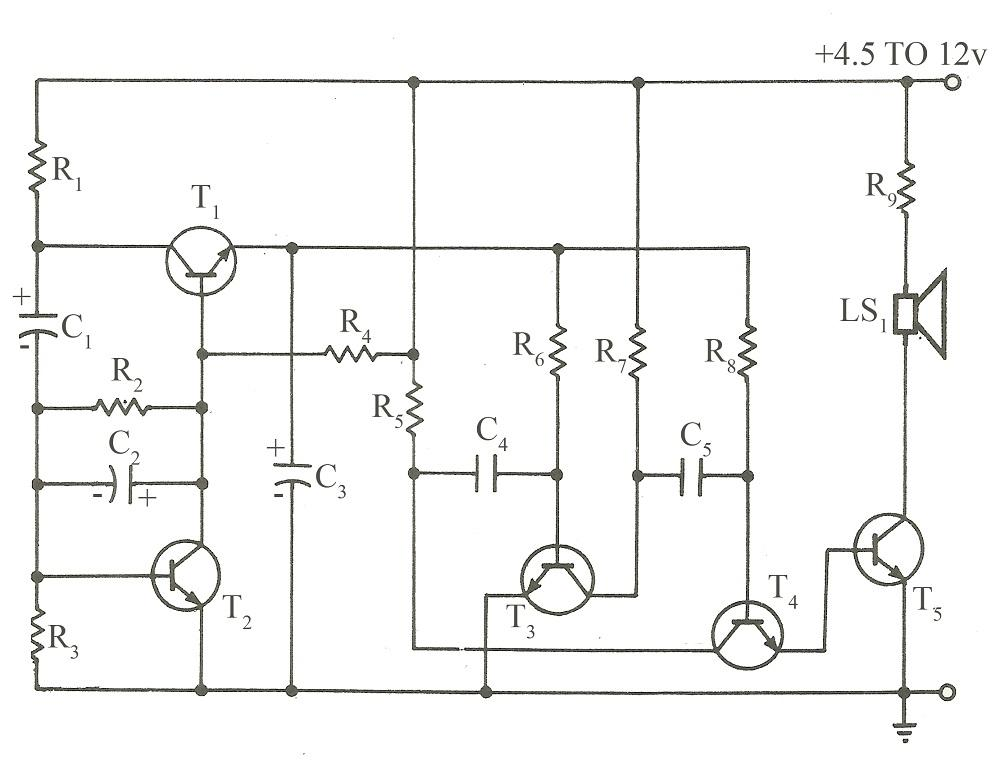
#> input picture Summa/Circuit.jpg, 1000 x 769 px
$ python components.py   (Python 2 division)
#> lines starting #> are read from the running program, lines starting #| are printed output that depends on the picture; after the words box and inside, x2 and y2 are one past the last pixel; in counts of white or black regions, pixels touching at a corner belong together
import cv2
import numpy as np
from matplotlib import pyplot as plt
import imutils
import pytesseract
src = cv2.imread('Circuit.jpg')
#> src is the input picture: shape (769, 1000, 3); mean B, G, R 244.6, 245.3, 245.2
gray = cv2.cvtColor(src, cv2.COLOR_BGR2GRAY)
(thresh, bw) = cv2.threshold(~gray, 128, 255, cv2.THRESH_BINARY | cv2.THRESH_OTSU)
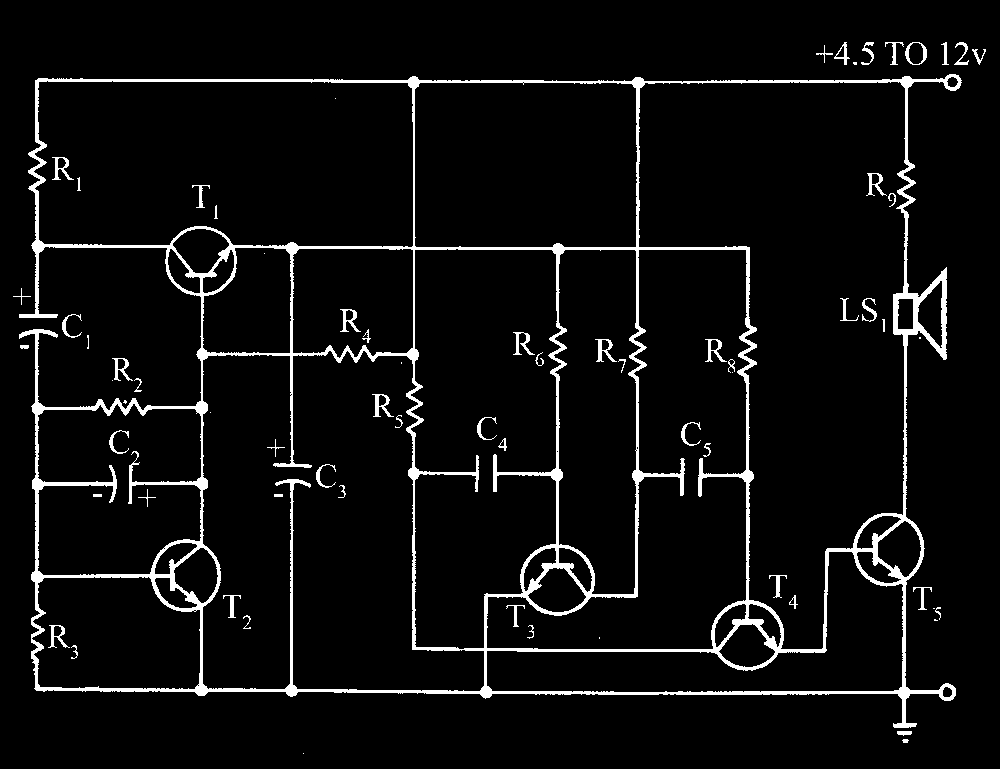
#> bw: shape (769, 1000); 5.3% white; 70 white regions (14 under 20 px), largest, box (x1, y1, x2, y2) and area: (19, 74, 962, 728) 36394, (372, 394, 394, 417) 191, (595, 339, 617, 362) 190
#> thresh = 83
kernel = np.ones((2,2),np.uint8)
bw = cv2.morphologyEx(bw, cv2.MORPH_CLOSE, kernel)
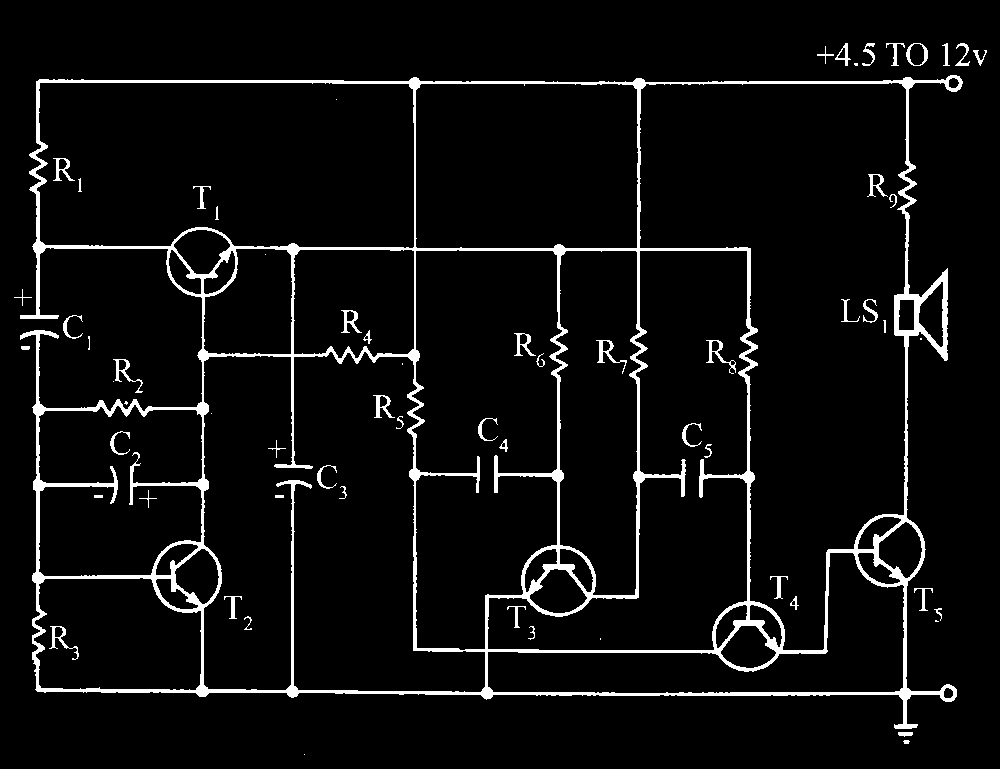
#> bw: shape (769, 1000); 5.4% white; 64 white regions (12 under 20 px), largest, box (x1, y1, x2, y2) and area: (20, 75, 963, 729) 36836, (596, 340, 627, 374) 224, (706, 340, 736, 374) 220


'''
print('Original Dimensions : ',bw.shape)

width = 450
height = 450
dim = (width, height)

# resize image
bw = cv2.resize(bw, dim, interpolation = cv2.INTER_AREA)
(thresh, bw) = cv2.threshold(bw, 128, 255, cv2.THRESH_BINARY | cv2.THRESH_OTSU)
print('Resized Dimensions : ',bw.shape)

'''
'''
kernel = cv2.getStructuringElement(cv2.MORPH_ELLIPSE,(5,5))
#10 for Circuit
#the kernal size should be small for small circuits
bw1 = cv2.morphologyEx(bw, cv2.MORPH_OPEN, kernel)
#detects nodes
cv2.imshow('BW1', bw1)
cv2.imshow('BW', bw)

cv2.waitKey(0)
cv2.destroyAllWindows()
#bw1 = cv2.medianBlur(bw1,9)
#bw1 = cv2.medianBlur(bw1,9)

bw = cv2.subtract(bw, bw1)
#(thresh, bw) = cv2.threshold(~bw, 128, 255, cv2.THRESH_BINARY | cv2.THRESH_OTSU)
'''

horizontal = bw
vertical = bw
#this number rejects other small lines
horizontal_size = horizontal.shape[0]/ 15
#> horizontal_size = 51
vertical_size = vertical.shape[1]/ 15
#> vertical_size = 66

kernel_h = cv2.getStructuringElement(cv2.MORPH_RECT, (horizontal_size,1))
kernel_v = cv2.getStructuringElement(cv2.MORPH_RECT, (1,vertical_size))
#> kernel_v = 66 values from 1 to 1

horizontal = cv2.erode(horizontal, kernel_h, iterations=1)
#> horizontal: shape (769, 1000); 0.98% white; 18 white regions (5 under 20 px), largest, box (x1, y1, x2, y2) and area: (60, 689, 919, 696) 2343, (61, 80, 924, 84) 2153, (253, 247, 726, 251) 1266
horizontal = cv2.dilate(horizontal, kernel_h, iterations=1)
#> horizontal: shape (769, 1000); 1.4% white; 18 white regions, largest, box (x1, y1, x2, y2) and area: (35, 689, 944, 696) 2793, (36, 80, 949, 84) 2503, (228, 247, 751, 251) 1466

vertical = cv2.erode(vertical, kernel_v, iterations=1)
#> vertical: shape (769, 1000); 0.72% white; 21 white regions, largest, box (x1, y1, x2, y2) and area: (36, 363, 40, 580) 570, (747, 409, 750, 594) 536, (414, 110, 416, 354) 487
vertical = cv2.dilate(vertical, kernel_v, iterations=1)
#> vertical: shape (769, 1000); 1.3% white; 21 white regions, largest, box (x1, y1, x2, y2) and area: (36, 331, 40, 613) 895, (747, 377, 750, 627) 731, (636, 378, 640, 600) 681

wires = cv2.add(horizontal, vertical)
#> wires: shape (769, 1000); 2.7% white; 11 white regions, largest, box (x1, y1, x2, y2) and area: (36, 78, 949, 550) 7663, (35, 434, 944, 730) 5875, (32, 331, 176, 613) 1846

wires = cv2.ximgproc.thinning(wires, wires, 0)
#> wires: shape (769, 1000); 0.95% white in thin lines or dots, all inside (x1, y1, x2, y2) = (33, 79, 947, 728)
kernel = np.ones((3,3),np.uint8)
wires = cv2.dilate(wires,kernel,iterations = 1)
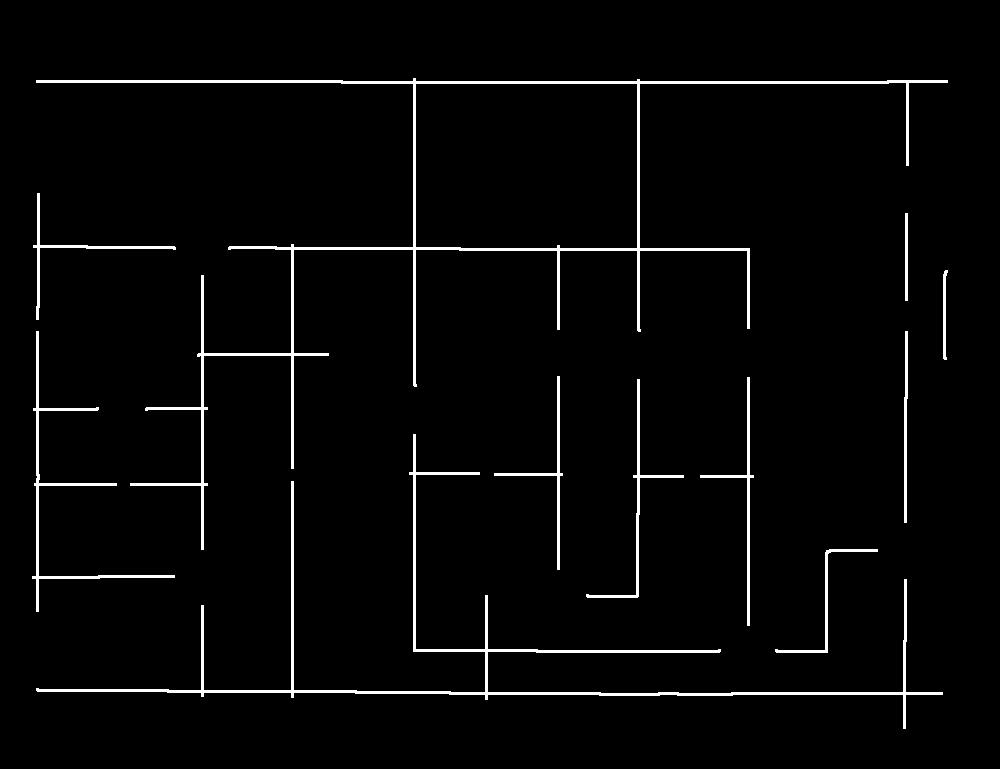
#> wires: shape (769, 1000); 2.9% white; 11 white regions, largest, box (x1, y1, x2, y2) and area: (36, 78, 948, 550) 8973, (36, 434, 943, 729) 6163, (32, 331, 175, 612) 1700


components = bw
components = cv2.ximgproc.thinning(bw, components, 0)
#> components: shape (769, 1000); 1.6% white in thin lines or dots, all inside (x1, y1, x2, y2) = (14, 43, 986, 755)
cv2.imwrite("Thin.jpg", components)

components = cv2.subtract(components, wires)
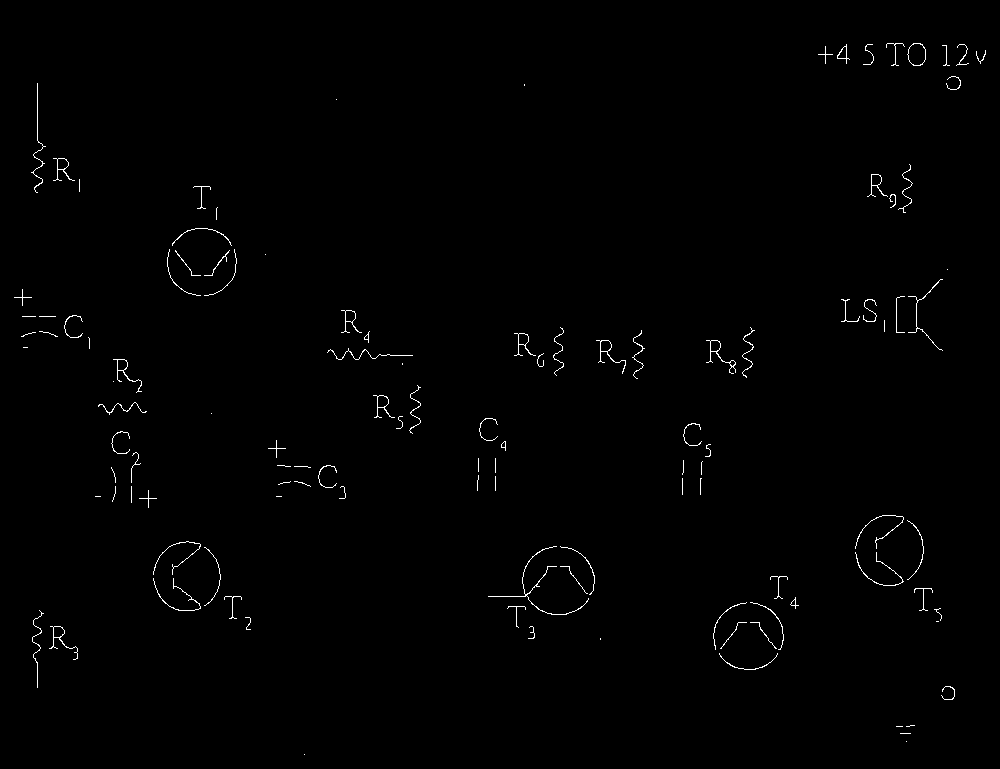
#> components: shape (769, 1000); 0.68% white in thin lines or dots, all inside (x1, y1, x2, y2) = (14, 43, 986, 755)

(thresh, components) = cv2.threshold(components, 128, 255, cv2.THRESH_BINARY | cv2.THRESH_OTSU)
#> thresh = 0

kernel = np.ones((3,3),np.uint8)
components = cv2.dilate(components,kernel,iterations = 1)
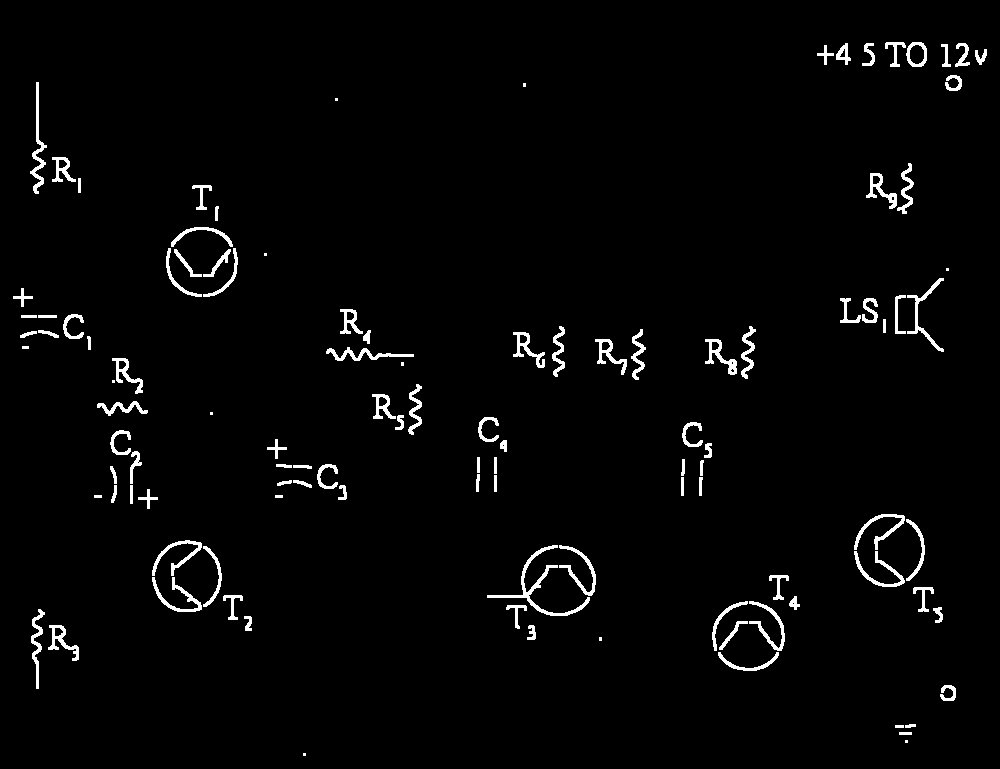
#> components: shape (769, 1000); 2.4% white; 111 white regions (10 under 20 px)

'''
components1 = cv2.blur(components,(10,10))
(thresh, components1) = cv2.threshold(components1, 128, 255, cv2.THRESH_BINARY | cv2.THRESH_OTSU)
components2 = cv2.medianBlur(components,5)
'''
cv2.imshow('BW', bw)
cv2.imshow('Wires', wires)
cv2.imshow('Components', components)
#cv2.imshow('Components1', components1)
#cv2.imshow('Components2', components2)

cv2.waitKey(0)
cv2.destroyAllWindows()
# find contours in the thresholded image, then initialize the
# digit contours lists

cnts = cv2.findContours(components, cv2.RETR_TREE,
	cv2.CHAIN_APPROX_SIMPLE)
#> cnts = 128 contours, 20 with area under 20; largest, box (x1, y1, x2, y2) and area: (487, 545, 590, 616) 600, (906, 42, 927, 67) 406, (30, 82, 47, 194) 353, (705, 339, 737, 375) 350, (866, 173, 897, 209) 330
cnts = imutils.grab_contours(cnts)
digitCnts = []
bk1 = components
cv2.imshow("BW", bw)
cv2.waitKey(0)
#bk1 = bw
# loop over the digit area candidates
i = 0
for c in cnts:
    i = i + 1
	# compute the bounding box of the contour
    (x, y, w, h) = cv2.boundingRect(c)
	    #(255,255,255)
    if w <= 5 and h <= 5:
        cv2.rectangle(bk1, (x, y), (x+w, y+h), (0,0,0), -1)
    else:
        config = ('--psm 10')
        crop_img = bw[y-2:y+h+2, x-2:x+w+2]
        crop_img = (255 - crop_img)
        #crop_img = cv2.blur(crop_img,(3,3))
        #cv2.imshow("cropped", crop_img)
        name = str(i) + ".jpg"
        cv2.imwrite(name, crop_img)
        #cv2.waitKey(0)
#> (the run stopped early here; a loop or call above may not have finished)
